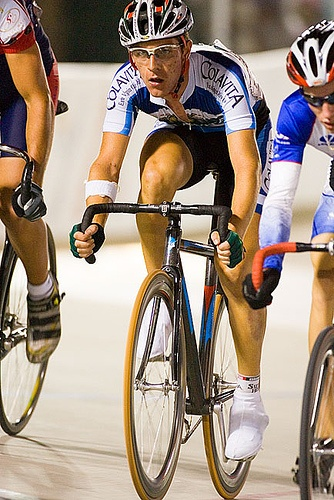
#> input picture python/demos/image001.jpg, 334 x 500 px
$ jupyter execute 'numpy数组转置.ipynb'   (Python 2 division)
#> lines starting #> are read from the running program, lines starting #| are printed output that depends on the picture
[cell 1]
#!/usr/bin/python
# -*- coding: UTF-8 -*-
import cv2
import numpy as np
from matplotlib import pyplot as plt

img = cv2.imread('../demos/image001.jpg', cv2.IMREAD_COLOR) #载入的是BGR
#> img is the input picture: shape (500, 334, 3); mean B, G, R 129.6, 143.9, 161
plt.imshow(img)
plt.title('original image loaded from opencv is BGR')
plt.show()

[cell 2]
img_1 = img[::-1]
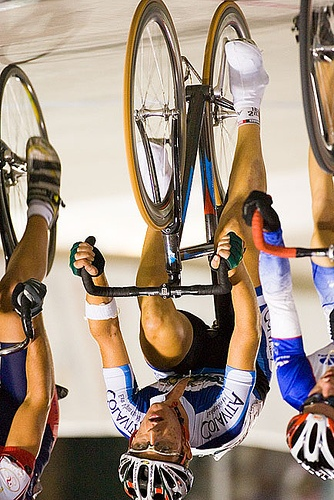
#> img_1: shape (500, 334, 3); mean B, G, R 129.6, 143.9, 161
plt.imshow(img_1)
print "X轴镜像"
plt.title('image[::-1]')
plt.show()

[cell 3]
img_2 = img[:, ::-1]
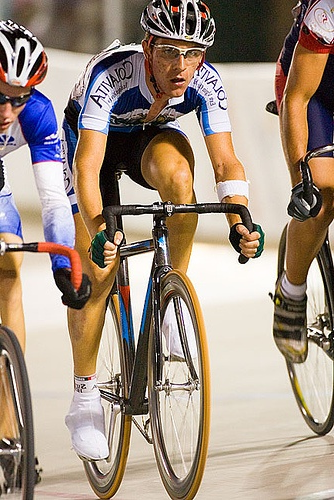
#> img_2: shape (500, 334, 3); mean B, G, R 129.6, 143.9, 161
plt.imshow(img_2)
print "Y轴镜像"
plt.title('image[:,::-1]')
plt.show()

[cell 4]
img_3 = img[:,:,::-1]
plt.imshow(img_3)
print "BGR->RGB镜像"
plt.title('image[:,:,::-1]')
plt.show()
